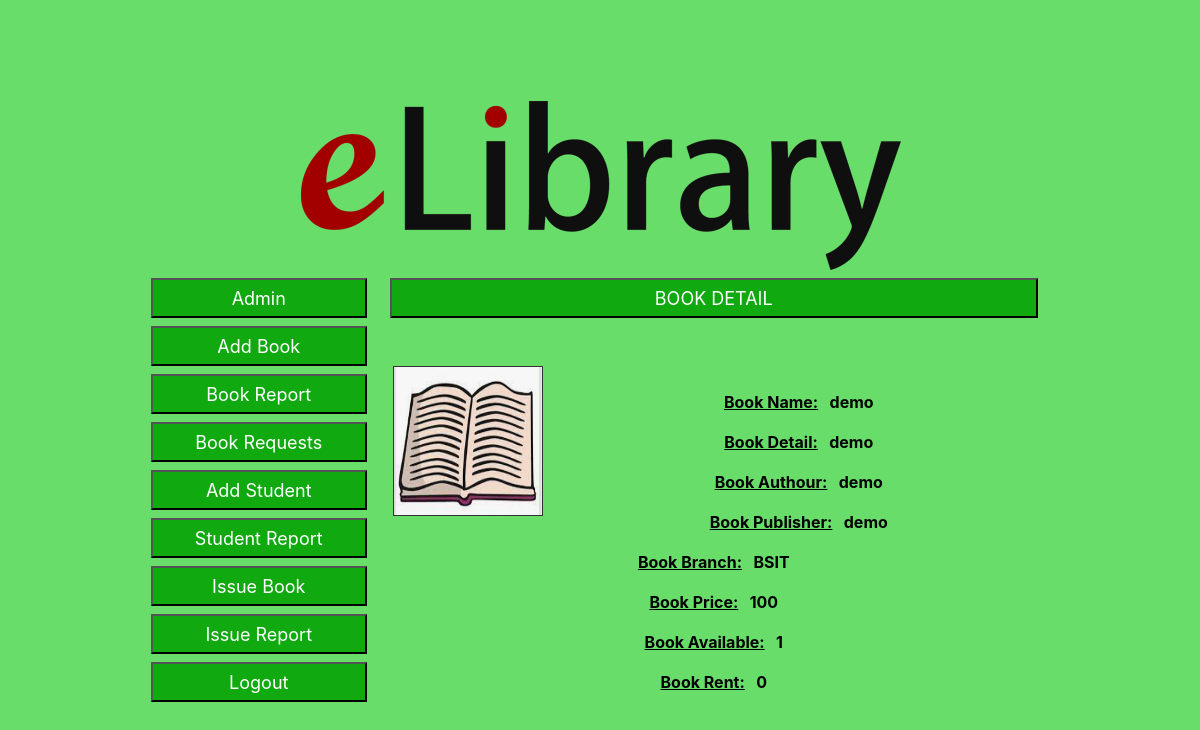
The page /admin_service_dashboard.php?viewid=7 on the database as committed earlier.
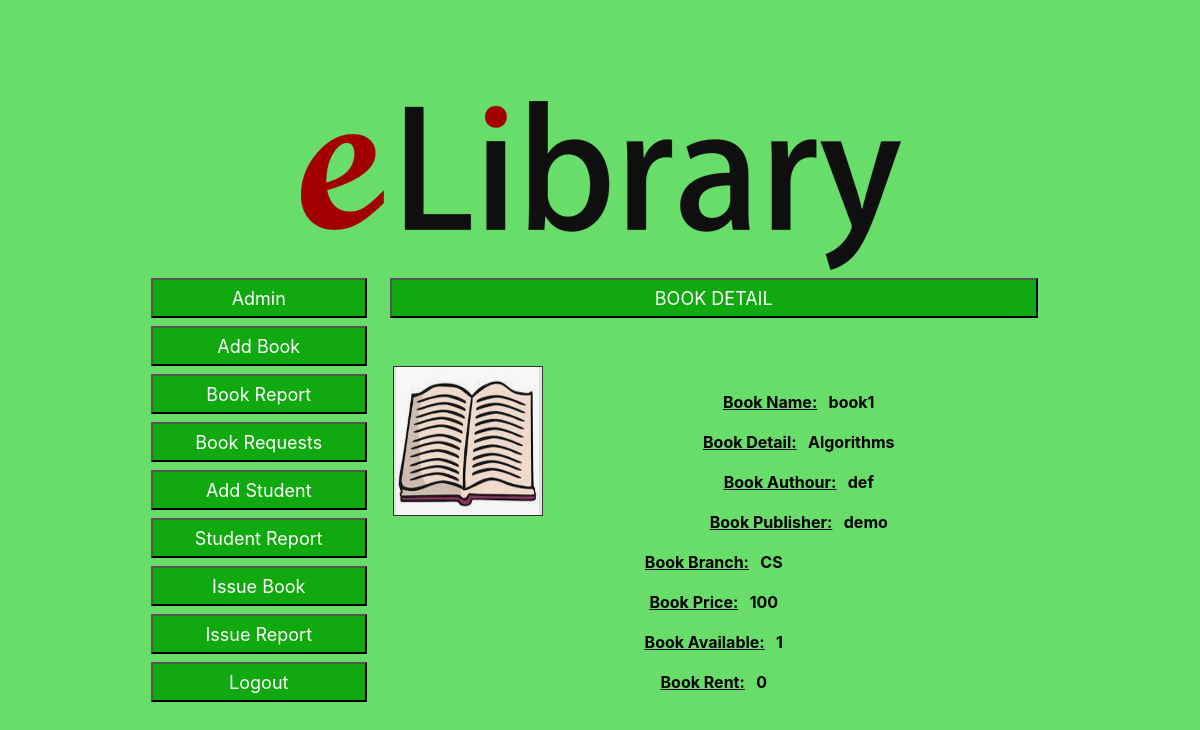
The same page on the database as committed later.
### tables this page shows
CREATE TABLE `book` (
  `id` int(11) NOT NULL,
  `bookpic` varchar(25) NOT NULL,
  `bookname` varchar(25) NOT NULL,
  `bookdetail` varchar(110) NOT NULL,
  `bookaudor` varchar(25) NOT NULL,
  `bookpub` varchar(25) NOT NULL,
  `branch` varchar(110) NOT NULL,
  `bookprice` varchar(25) NOT NULL,
  `bookquantity` varchar(25) NOT NULL,
  `bookava` int(11) NOT NULL,
  `bookrent` int(11) NOT NULL
);

### db.php (called while the page is built, shortened)
<?php
class db{
function setconnection(){
    try{
        $this->connection=new PDO("mysql:host=remotemysql.com; dbname=Egqi5VWYI2","Egqi5VWYI2","8782gwAt1W");
    }catch(PDOException $e){
        echo "Error";
    }
}
}

### data_class.php (called while the page is built, shortened)
<?php include("db.php");
class data extends db {
    function getbookissue(){
        $q="SELECT * FROM book where bookava !=0 ";
        $data=$this->connection->query($q);
        return $data;
    }
    function getbookdetail($id){
        $q="SELECT * FROM book where id ='$id'";
        $data=$this->connection->query($q);
        return $data;
    }
}

### admin_service_dashboard.php (the view, shortened to what this page needs)
<!DOCTYPE html>
<html>
<head>
    <link href="//maxcdn.bootstrapcdn.com/bootstrap/4.1.1/css/bootstrap.min.css" rel="stylesheet" id="bootstrap-css">
</head>
<body>
    <?php
    include("data_class.php");
    ?>
    <div class="container">
        <div class="innerdiv">
            <div class="row"><img class="imglogo" src="public/images/logo.png" /></div>
            <div class="leftinnerdiv">
                <Button class="greenbtn">Admin</Button>
                <Button class="greenbtn" onclick="openpart('addbook')"> Add Book</Button>
                <Button class="greenbtn" onclick="openpart('bookreport')"> Book Report</Button>
                <Button class="greenbtn" onclick="openpart('bookrequestapprove')"> Book Requests</Button>
                <Button class="greenbtn" onclick="openpart('addperson')"> Add Student</Button>
                <Button class="greenbtn" onclick="openpart('studentrecord')"> Student Report</Button>
                <Button class="greenbtn" onclick="openpart('issuebook')"> Issue Book</Button>
                <Button class="greenbtn" onclick="openpart('issuebookreport')"> Issue Report</Button>
                <a href="index.php"><Button class="greenbtn"> Logout</Button></a>
            </div>
                                    <?php
                                    $u = new data;
                                    $u->setconnection();
                                    $u->getbookissue();
                                    $recordset = $u->getbookissue();
                                    ?>
            <div class="rightinnerdiv">
                <div id="bookdetail" class="innerright portion" style="<?php if (!empty($_REQUEST['viewid'])) {
                                                                            $viewid = $_REQUEST['viewid'];
                                                                        } else {
                                                                            echo "display:none";
                                                                        } ?>">
                    <Button class="greenbtn">BOOK DETAIL</Button>
                    <?php
                    $u = new data;
                    $u->setconnection();
                    $u->getbookdetail($viewid);
                    $recordset = $u->getbookdetail($viewid);
                    foreach ($recordset as $row) {
                        $bookimg = $row[1];
                        $bookname = $row[2];
                        $bookdetail = $row[3];
                        $bookauthour = $row[4];
                        $bookpub = $row[5];
                        $branch = $row[6];
                        $bookprice = $row[7];
                        $bookava = $row[9];
                        $bookrent = $row[10];
                    }
                    ?>
                    <img width='150px' height='150px' style='border:1px solid #333333; float:left;margin-left:20px' src="uploads/<?php echo $bookimg ?> " />
                    <p style="color:black"><u>Book Name:</u> &nbsp&nbsp<?php echo $bookname ?></p>
                    <p style="color:black"><u>Book Detail:</u> &nbsp&nbsp<?php echo $bookdetail ?></p>
                    <p style="color:black"><u>Book Authour:</u> &nbsp&nbsp<?php echo $bookauthour ?></p>
                    <p style="color:black"><u>Book Publisher:</u> &nbsp&nbsp<?php echo $bookpub ?></p>
                    <p style="color:black"><u>Book Branch:</u> &nbsp&nbsp<?php echo $branch ?></p>
                    <p style="color:black"><u>Book Price:</u> &nbsp&nbsp<?php echo $bookprice ?></p>
                    <p style="color:black"><u>Book Available:</u> &nbsp&nbsp<?php echo $bookava ?></p>
                    <p style="color:black"><u>Book Rent:</u> &nbsp&nbsp<?php echo $bookrent ?></p>
                </div>
            </div>
        </div>
    </div>
</body>
</html>

### admin_service_dashboard.php (style rules this page uses)
.innerright, label { font-weight: bold; }
.container, .row, .imglogo { margin: auto; }
.innerdiv { text-align: center; margin: 100px; }
.leftinnerdiv { float: left; width: 25%; }
.rightinnerdiv { float: right; width: 75%; }
.innerright { background-color: rgb(105, 221, 105); }
.greenbtn { background-color: rgb(16, 170, 16); color: white; width: 95%; height: 40px; margin-top: 8px; }
.greenbtn, a { text-decoration: none; color: white; font-size: large; }
td, a { color: black; }
body { background-color: rgb(105, 221, 105); }

Rows that differ between the two databases and show on the page:
changed book "demo": bookname "demo" → "book1"; bookdetail "demo" → "Algorithms"; bookaudor "demo" → "def"; branch "BSIT" → "CS"
